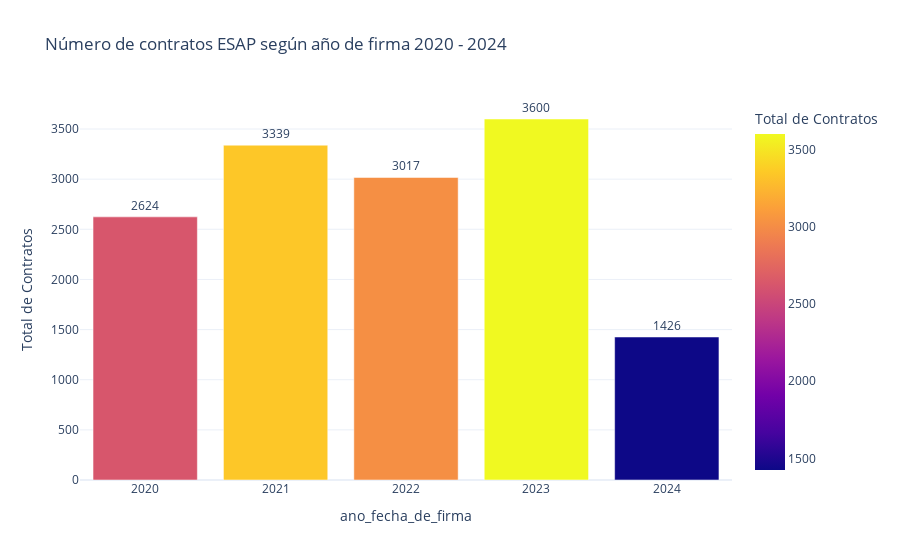

Here is the notebook cell this chart was saved with:
### Code cell
# Calcular el total del número de contratos por año
total_contratos_por_ano = secop.groupby('ano_fecha_de_firma').size().reset_index(name='total_contratos')

# Crear el gráfico utilizando Plotly
fig = px.bar(total_contratos_por_ano, x='ano_fecha_de_firma', y='total_contratos', 
             color='total_contratos',
             labels={'total_contratos': 'Total de Contratos'},
             title='Número de contratos ESAP según año de firma 2020 - 2024')

# Agregar anotaciones de texto para mostrar el total de contratos por año
fig.update_traces(text=total_contratos_por_ano['total_contratos'], textposition='outside')

# Personalizar el diseño del gráfico
fig.update_layout(
    showlegend=False,
    xaxis=dict(tickmode='linear'),
    template='plotly_white'
)

# Mostrar el gráfico
fig.show()

### Figure 1 — Plotly figure (JSON) as saved in the notebook; plotly's stock layout.template omitted (floating-point values rounded to 4 significant figures)
{"data": [{"alignmentgroup": "True", "hovertemplate": "ano_fecha_de_firma=%{x}<br>Total de Contratos=%{marker.color}<extra></extra>", "legendgroup": "", "marker": {"color": [2624, 3339, 3017, 3600, 1426], "coloraxis": "coloraxis", "pattern": {"shape": ""}}, "name": "", "offsetgroup": "", "orientation": "v", "showlegend": false, "text": [2624, 3339, 3017, 3600, 1426], "textposition": "outside", "type": "bar", "x": [2020, 2021, 2022, 2023, 2024], "xaxis": "x", "y": [2624, 3339, 3017, 3600, 1426], "yaxis": "y"}], "layout": {"barmode": "relative", "coloraxis": {"colorbar": {"title": {"text": "Total de Contratos"}}, "colorscale": [[0, "#0d0887"], [0.1111, "#46039f"], [0.2222, "#7201a8"], [0.3333, "#9c179e"], [0.4444, "#bd3786"], [0.5556, "#d8576b"], [0.6667, "#ed7953"], [0.7778, "#fb9f3a"], [0.8889, "#fdca26"], [1, "#f0f921"]]}, "legend": {"tracegroupgap": 0}, "showlegend": false, "title": {"text": "Número de contratos ESAP según año de firma 2020 - 2024"}, "xaxis": {"anchor": "y", "domain": [0, 1], "tickmode": "linear", "title": {"text": "ano_fecha_de_firma"}}, "yaxis": {"anchor": "x", "domain": [0, 1], "title": {"text": "Total de Contratos"}}}}
